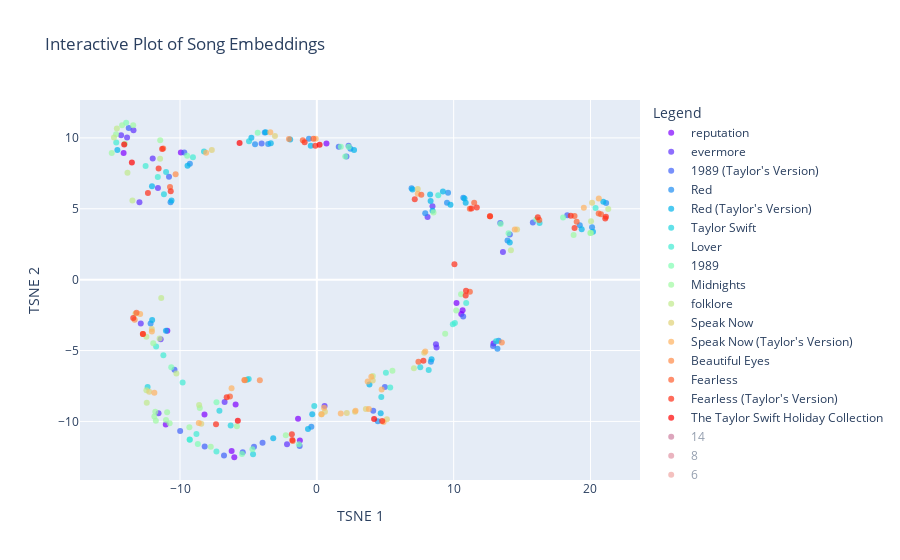

The notebook cell this image was saved under:
### Code cell
# Reducing with TSNE down to two dimensions to see if we can visually assess any separation?
tsne = TSNE(n_components=2, random_state=256)
embeddings_tsne_2d = tsne.fit_transform(reduced_UMAP)

plot_embeddings_interactive(embeddings_tsne_2d, audio)

### Figure 1 — Plotly figure (JSON) as saved in the notebook; plotly's stock layout.template omitted (floating-point values rounded to 4 significant figures)
{"data": [{"marker": {"color": "rgb(127, 0, 255)", "opacity": 0.7}, "mode": "markers", "name": "reputation", "text": ["...Ready For It?", "Call It What You Want", "Dancing With Our Hands Tied", "Delicate", "Don't Blame Me", "Dress", "End Game", "Getaway Car", "Gorgeous", "I Did Something Bad", "King Of My Heart", "Look What You Made Me Do", "New Year's Day", "So It Goes...", "This Is Why We Can't Have Nice Things"], "type": "scatter", "x": [-1.373, -8.21, -5.936, -1.239, -6.225, -10.93, 12.91, 10.21, -11.04, 10.56, -6.032, 10.65, -14.12, 0.7038, -9.935], "y": [-9.808, -9.514, -8.813, -11.35, -12.08, -3.6, -4.498, -1.652, -10.22, -2.421, -12.53, -2.163, 8.929, 9.609, 8.96]}, {"marker": {"color": "rgb(95, 49, 253)", "opacity": 0.7}, "mode": "markers", "name": "evermore", "text": ["'tis the damn season", "champagne problems", "closure", "coney island", "cowboy like me", "dorothea", "evermore", "gold rush", "happiness", "it's time to go", "ivy", "long story short", "marjorie", "no body, no crime", "right where you left me", "tolerate it", "willow"], "type": "scatter", "x": [13.6, 8.092, -13.87, -14.3, -11.61, 0.5658, 8.453, 8.748, -12.87, -13.4, -12.96, -6.74, -11.41, -2.179, 8.706, -12.0, -11.57], "y": [1.955, 4.424, 10.02, 10.19, 6.464, -8.917, 5.182, -4.794, -3.086, 10.53, 5.452, -8.636, -4.204, -11.61, -4.549, 8.553, -9.421]}, {"marker": {"color": "rgb(63, 97, 250)", "opacity": 0.7}, "mode": "markers", "name": "1989 (Taylor's Version)", "text": ["\"Slut!\" (Taylor's Version) [From The Vault]", "All You Had To Do Was Stay (Taylor's Version)", "Bad Blood (Remix) [Taylor's Version]", "Bad Blood (Taylor's Version)", "Blank Space (Taylor's Version)", "Clean (Taylor's Version)", "How You Get The Girl (Taylor's Version)", "I Know Places (Taylor's Version)", "I Wish You Would (Taylor's Version)", "Is It Over Now? (Taylor's Version) [From The Vault]", "New Romantics (Taylor's Version)", "Now That We Don't Talk (Taylor's Version) [From The Vault]", "Out Of The Woods (Taylor's Version)", "Say Don't Go (Taylor's Version) [From The Vault]", "Shake It Off (Taylor's Version)", "Style (Taylor's Version)", "Suburban Legends (Taylor's Version) [From The Vault]", "Sweeter Than Fiction (Taylor's Version)", "This Love (Taylor's Version)", "Welcome To New York (Taylor's Version)", "Wildest Dreams (Taylor's Version)", "Wonderland (Taylor's Version)", "You Are In Love (Taylor's Version)"], "type": "scatter", "x": [-3.967, 18.3, -6.784, -5.413, -8.196, 10.7, -9.685, 14.11, 2.165, -9.989, -4.036, 4.973, 15.79, -10.8, 2.321, -1.255, 4.121, 12.88, -10.4, -4.594, 13.41, 1.602, -13.75], "y": [-11.51, 4.536, -12.4, -12.18, -11.76, -2.601, 8.972, 3.18, 8.679, -10.68, 9.606, -7.573, 4.036, 7.254, 9.448, -11.74, -9.25, -4.676, -6.355, -11.78, 3.998, 9.372, 10.7]}, {"marker": {"color": "rgb(31, 142, 243)", "opacity": 0.7}, "mode": "markers", "name": "Red", "text": ["22", "All Too Well", "Begin Again", "Come Back...Be Here", "Everything Has Changed", "Girl At Home", "Holy Ground", "I Almost Do", "I Knew You Were Trouble", "Red", "Red (Original Demo Recording)", "Sad Beautiful Tragic", "Starlight", "State Of Grace", "State Of Grace (Acoustic Version)", "Stay Stay Stay", "The Last Time", "The Lucky One", "The Moment I Knew", "Treacherous", "Treacherous (Original Demo Recording)", "We Are Never Ever Getting Back Together"], "type": "scatter", "x": [-3.807, -4.516, 7.922, 10.71, 6.924, 19.22, 9.512, -0.5771, 4.455, 21.14, 13.28, -9.278, 8.335, 9.59, -10.69, 13.94, -3.556, 20.11, -12.15, 2.454, 13.2, -0.4009], "y": [10.38, 9.558, 4.687, 5.781, 6.441, 3.838, 5.428, 9.942, -9.984, 5.405, -4.315, 8.179, -5.783, 6.135, 5.46, 2.769, 9.571, 3.691, -3.084, 9.231, -4.88, -10.38]}, {"marker": {"color": "rgb(0, 180, 235)", "opacity": 0.7}, "mode": "markers", "name": "Red (Taylor's Version)", "text": ["22 (Taylor's Version)", "All Too Well (10 Minute Version) [Taylor's Version] [From The Vault]", "All Too Well (Taylor's Version)", "Babe (Taylor's Version) [From The Vault]", "Begin Again (Taylor's Version)", "Better Man (Taylor's Version) [From The Vault]", "Come Back...Be Here (Taylor's Version)", "Everything Has Changed (Taylor's Version)", "Forever Winter (Taylor's Version) [From The Vault]", "Girl At Home (Taylor's Version)", "Holy Ground (Taylor's Version)", "I Almost Do (Taylor's Version)", "I Bet You Think About Me (Taylor's Version) [From The Vault]", "I Knew You Were Trouble (Taylor's Version)", "Message In A Bottle (Taylor's Version) [From The Vault]", "Nothing New (Taylor's Version) [From The Vault]", "Red (Taylor's Version)", "Ronan (Taylor's Version)", "Run (Taylor's Version) [From The Vault]", "Sad Beautiful Tragic (Taylor's Version)", "Starlight (Taylor's Version)", "State Of Grace (Acoustic Version) [Taylor's Version]", "State Of Grace (Taylor's Version)", "Stay Stay Stay (Taylor's Version)", "The Last Time (Taylor's Version)", "The Lucky One (Taylor's Version)", "The Moment I Knew (Taylor's Version)", "The Very First Night (Taylor's Version) [From The Vault]", "Treacherous (Taylor's Version)", "We Are Never Ever Getting Back Together (Taylor's Version)"], "type": "scatter", "x": [-3.736, -3.187, -4.784, 8.315, 8.457, 3.844, 10.79, 6.986, 10.88, 19.36, 9.769, -0.4429, -1.947, 4.667, 8.278, -11.03, 20.94, -14.58, -12.05, -9.447, 8.386, -10.62, 9.215, 14.1, -3.365, 20.18, -12.04, -0.3366, 2.722, -0.6473], "y": [10.39, -11.18, 10.02, 5.554, 4.852, -7.393, 5.723, 6.355, 5.424, 3.551, 5.275, 9.445, 9.888, -9.426, 6.009, -3.605, 5.496, 9.15, 6.581, 8.03, -5.607, 5.584, 6.217, 2.615, 9.615, 3.377, -2.849, -9.497, 9.152, -10.53]}, {"marker": {"color": "rgb(32, 212, 224)", "opacity": 0.7}, "mode": "markers", "name": "Taylor Swift", "text": ["A Perfectly Good Heart", "A Place In This World", "Cold As You", "I'm Only Me When I'm With You", "I'm Only Me When I'm With You", "Invisible", "Mary's Song (Oh My My My)", "Our Song", "Picture To Burn", "Should've Said No", "Stay Beautiful", "Teardrops On My Guitar", "Teardrops On My Guitar (Pop Version)", "The Outside", "Tied Together With A Smile", "Tim McGraw"], "type": "scatter", "x": [-4.956, -8.245, 7.559, -4.98, -5.103, -12.37, -0.1861, 13.1, 8.175, -11.17, 16.28, -6.297, -11.02, 4.712, -4.662, -7.119], "y": [9.757, 9.034, -6.176, -7.007, -7.053, -7.58, -8.913, -4.336, -6.366, 6.016, 3.989, -10.28, 7.599, -8.28, -12.31, -9.238]}, {"marker": {"color": "rgb(64, 236, 211)", "opacity": 0.7}, "mode": "markers", "name": "Lover", "text": ["Afterglow", "Cornelia Street", "Cruel Summer", "Daylight", "Death By A Thousand Cuts", "False God", "I Forgot That You Existed", "I Think He Knows", "It's Nice To Have A Friend", "London Boy", "Lover", "ME!", "Miss Americana & The Heartbreak Prince", "Paper Rings", "Soon You'll Get Better", "The Archer", "The Man", "You Need To Calm Down"], "type": "scatter", "x": [-11.62, -8.798, 20.37, 8.872, -7.338, -12.51, -14.66, -9.288, -11.21, 5.048, -9.054, 10.09, 9.94, 5.361, -9.807, -11.74, 10.92, -9.291], "y": [7.232, -10.88, 5.059, 5.96, -12.12, 8.013, 9.678, -11.29, -5.335, -6.564, 8.637, -3.05, -3.154, -7.615, -7.248, -4.721, -1.654, -11.27]}, {"marker": {"color": "rgb(96, 250, 196)", "opacity": 0.7}, "mode": "markers", "name": "nan", "text": [], "type": "scatter", "x": [], "y": []}, {"marker": {"color": "rgb(128, 254, 179)", "opacity": 0.7}, "mode": "markers", "name": "1989", "text": ["All You Had To Do Was Stay", "Bad Blood", "Blank Space", "Clean", "How You Get The Girl", "I Know Places", "I Wish You Would", "New Romantics", "Out Of The Woods", "Shake It Off", "Style", "This Love", "Welcome To New York", "Wildest Dreams", "Wonderland", "You Are In Love"], "type": "scatter", "x": [17.99, -5.468, -8.698, -7.334, -9.477, 14.01, 2.075, -4.322, 16.04, 2.328, -1.309, -10.64, -4.711, 13.43, 1.751, -13.93], "y": [4.392, -12.3, -11.6, -8.655, 8.744, 3.271, 8.694, 10.36, 4.246, 9.379, -11.61, -6.175, -11.97, 3.928, 9.371, 11.07]}, {"marker": {"color": "rgb(160, 249, 161)", "opacity": 0.7}, "mode": "markers", "name": "Midnights", "text": ["Anti-Hero", "Bejeweled", "Bigger Than The Whole Sky", "Dear Reader", "Glitch", "High Infidelity", "Hits Different", "Karma", "Karma (Remix)", "Labyrinth", "Lavender Haze", "Maroon", "Mastermind", "Midnight Rain", "Paris", "Question...?", "Snow On The Beach", "Snow On The Beach (More Lana Del Rey)", "Sweet Nothing", "Sweet Nothing (Piano Remix)", "The Great War", "Vigilante Shit", "Would've, Could've, Should've", "You're Losing Me (From The Vault)", "You're On Your Own, Kid", "You're On Your Own, Kid (Strings Remix)"], "type": "scatter", "x": [10.54, -2.268, -11.95, -14.67, -9.315, -10.76, 19.99, 5.525, 9.379, 8.529, -7.753, -14.23, -14.03, -11.87, 10.19, -14.99, -11.45, -8.553, -11.8, -11.76, 18.77, -13.42, 20.03, -10.94, -11.02, -5.842], "y": [-1.024, -10.98, -4.48, 10.26, -10.42, -10.14, 3.297, -6.425, -3.819, 4.734, -11.79, 10.89, 9.588, -9.655, -2.172, 8.928, 9.834, -9.048, -9.317, -9.957, 3.141, 10.89, 3.283, -9.344, -9.899, -10.33]}, {"marker": {"color": "rgb(192, 234, 140)", "opacity": 0.7}, "mode": "markers", "name": "folklore", "text": ["august", "betty", "cardigan", "epiphany", "exile", "hoax", "illicit affairs", "invisible string", "mad woman", "mirrorball", "my tears ricochet", "peace", "seven", "the 1", "the lakes", "the last great american dynasty", "this is me trying"], "type": "scatter", "x": [-10.27, 14.18, -11.37, 21.3, -12.46, -14.83, -12.43, -13.48, -8.602, 20.04, 7.096, -13.84, -11.49, -14.61, -12.45, -11.45, 4.093], "y": [-6.613, 2.074, -1.291, 4.986, -4.025, 10.02, -8.678, 5.579, -8.839, 4.118, -6.258, 7.546, -4.152, 10.66, -7.805, 8.522, -6.801]}, {"marker": {"color": "rgb(224, 210, 119)", "opacity": 0.7}, "mode": "markers", "name": "Speak Now", "text": ["Back To December", "Better Than Revenge", "Dear John", "Enchanted", "Haunted", "If This Was A Movie", "Innocent", "Last Kiss", "Long Live", "Mean", "Mine", "Never Grow Up", "Ours", "Sparks Fly", "Speak Now", "Superman", "The Story Of Us"], "type": "scatter", "x": [7.846, 3.584, 5.119, -3.062, -13.26, 20.12, -12.06, 4.087, 0.3518, -7.674, 14.64, -12.25, -8.447, 0.5926, 2.788, 7.377, 2.19], "y": [-5.152, -9.117, -9.84, 10.13, -2.403, 5.432, -3.484, -7.118, -9.502, 9.144, 3.529, -7.898, -10.16, -9.316, -9.309, 6.389, -9.408]}, {"marker": {"color": "rgb(255, 178, 96)", "opacity": 0.7}, "mode": "markers", "name": "Speak Now (Taylor's Version)", "text": ["Back To December (Taylor's Version)", "Better Than Revenge (Taylor's Version)", "Castles Crumbling (Taylor's Version) [From The Vault]", "Dear John (Taylor's Version)", "Electric Touch (Taylor's Version) [From The Vault]", "Enchanted (Taylor's Version)", "Foolish One (Taylor's Version) [From The Vault]", "Haunted (Taylor's Version)", "I Can See You (Taylor's Version) [From The Vault]", "Innocent (Taylor's Version)", "Last Kiss (Taylor's Version)", "Long Live (Taylor's Version)", "Mean (Taylor's Version)", "Mine (Taylor's Version)", "Never Grow Up (Taylor's Version)", "Ours (Taylor's Version)", "Sparks Fly (Taylor's Version)", "Speak Now (Taylor's Version)", "Superman (Taylor's Version)", "The Story Of Us (Taylor's Version)", "Timeless (Taylor's Version) [From The Vault]", "When Emma Falls In Love (Taylor's Version) [From The Vault]"], "type": "scatter", "x": [7.927, 3.802, 4.738, 4.876, 19.51, -3.402, 3.714, -12.91, 20.61, -12.05, 3.983, 0.3348, -8.09, 14.47, -11.87, -8.626, 0.5276, 2.829, 7.374, 1.749, -6.232, -0.08124], "y": [-5.066, -9.123, -7.744, -10.03, 5.08, 10.4, -7.184, -2.42, 5.73, -3.66, -6.853, -9.501, 8.96, 3.536, -7.983, -10.1, -9.04, -9.255, 6.053, -9.446, -7.656, 9.931]}, {"marker": {"color": "rgb(255, 139, 72)", "opacity": 0.7}, "mode": "markers", "name": "Beautiful Eyes", "text": ["Beautiful Eyes", "I Heart ?", "I'm Only Me When I'm With You", "I'm Only Me When I'm With You", "Picture To Burn (Radio Edit)", "Should've Said No (Alternate Version)", "Teardrops On My Guitar (Acoustic Version)"], "type": "scatter", "x": [-13.31, -4.165, -5.296, -5.265, -2.035, 13.52, -10.32], "y": [-2.822, -7.096, -7.075, -7.091, 9.914, -4.441, 7.434]}, {"marker": {"color": "rgb(255, 95, 48)", "opacity": 0.7}, "mode": "markers", "name": "Fearless", "text": ["Breathe", "Change", "Come In With The Rain", "Fearless", "Fifteen", "Forever & Always", "Forever & Always (Piano Version)", "Hey Stephen", "Jump Then Fall", "Love Story", "SuperStar", "Tell Me Why", "The Best Day", "The Other Side Of The Door", "The Way I Loved You", "Untouchable", "White Horse", "You Belong With Me", "You're Not Sorry"], "type": "scatter", "x": [-13.18, 11.18, -12.71, 11.19, 18.99, -1.025, 7.425, -11.23, -0.2496, 18.83, -1.765, 20.6, -10.73, 7.635, 16.26, 20.77, -6.349, 11.5, 12.65], "y": [-2.329, 4.996, -3.829, -0.847, 4.087, 9.838, -5.787, 9.249, 9.947, 4.483, -11.39, 4.668, 6.537, 5.981, 4.2, 4.621, -8.244, 5.419, 4.464]}, {"marker": {"color": "rgb(255, 46, 23)", "opacity": 0.7}, "mode": "markers", "name": "Fearless (Taylor's Version)", "text": ["Breathe (Taylor's Version)", "Bye Bye Baby (Taylor's Version) [From The Vault]", "Change (Taylor's Version)", "Come In With The Rain (Taylor's Version)", "Don't You (Taylor's Version) [From The Vault]", "Fearless (Taylor's Version)", "Fifteen (Taylor's Version)", "Forever & Always (Piano Version) [Taylor's Version]", "Forever & Always (Taylor's Version)", "Hey Stephen (Taylor's Version)", "Jump Then Fall (Taylor's Version)", "Love Story (Taylor's Version)", "Mr. Perfectly Fine (Taylor's Version) [From The Vault]", "SuperStar (Taylor's Version)", "Tell Me Why (Taylor's Version)", "That's When (Taylor's Version) [From The Vault]", "The Best Day (Taylor's Version)", "The Other Side Of The Door (Taylor's Version)", "The Way I Loved You (Taylor's Version)", "Today Was A Fairytale (Taylor's Version)", "Untouchable (Taylor's Version)", "We Were Happy (Taylor's Version) [From The Vault]", "White Horse (Taylor's Version)", "You All Over Me (Taylor's Version) [From The Vault]", "You Belong With Me (Taylor's Version)", "You're Not Sorry (Taylor's Version)"], "type": "scatter", "x": [-13.42, 4.776, 11.3, -12.71, -1.825, 10.9, 18.83, 7.79, -0.8937, -11.31, -0.1077, 18.56, 10.88, -1.791, 21.08, -7.367, -10.68, 7.157, 16.15, 10.06, 21.13, -11.56, -6.587, -12.34, 11.69, 12.66], "y": [-2.699, -9.964, 5.023, -3.838, -10.91, -0.7778, 3.644, -5.726, 9.692, 9.223, 9.442, 4.504, -1.125, -11.31, 4.319, -10.2, 6.227, 5.671, 4.409, 1.078, 4.428, 7.832, -8.301, 6.105, 5.096, 4.471]}, {"marker": {"color": "rgb(255, 0, 0)", "opacity": 0.7}, "mode": "markers", "name": "The Taylor Swift Holiday Collection", "text": ["Christmas Must Be Something More", "Christmases When You Were Mine", "Last Christmas", "Santa Baby", "Silent Night", "White Christmas"], "type": "scatter", "x": [4.185, -14.08, -5.774, -13.52, 0.2022, -5.646], "y": [-9.826, 9.527, -9.952, 8.267, 9.514, 9.633]}, {"marker": {"color": "rgb(158, 1, 66)", "opacity": 0.7}, "mode": "markers", "name": "14", "text": ["...Ready For It?", "\"Slut!\" (Taylor's Version) [From The Vault]", "All Too Well (10 Minute Version) [Taylor's Version] [From The Vault]", "Bad Blood", "Bad Blood (Remix)", "Bad Blood (Remix) [Taylor's Version]", "Bad Blood (Taylor's Version)", "Bejeweled", "Blank Space", "Blank Space (Taylor's Version)", "Both Of Us", "Death By A Thousand Cuts", "Delicate", "Don't Blame Me", "End Game", "Foolish One (Taylor's Version) [From The Vault]", "I Knew You Were Trouble", "I Knew You Were Trouble (Taylor's Version)", "I Think He Knows", "It's Nice To Have A Friend", "King Of My Heart", "Last Christmas", "Lavender Haze", "London Boy", "mad woman", "no body, no crime", "Now That We Don't Talk (Taylor's Version) [From The Vault]", "Paper Rings", "Suburban Legends (Taylor's Version) [From The Vault]", "Teardrops On My Guitar", "this is me trying", "Tied Together With A Smile", "Welcome To New York", "Welcome To New York (Taylor's Version)", "You're On Your Own, Kid (Strings Remix)"], "type": "scatter", "visible": "legendonly", "x": [-1.373, -3.967, -3.187, -5.468, -6.599, -6.784, -5.413, -2.268, -8.698, -8.196, -2.66, -7.338, -1.239, -6.225, 12.91, 3.714, 4.455, 4.667, -9.288, -11.21, -6.032, -5.774, -7.753, 5.048, -8.602, -2.179, 4.973, 5.361, 4.121, -6.297, 4.093, -4.662, -4.711, -4.594, -5.842], "y": [-9.808, -11.51, -11.18, -12.3, -12.46, -12.4, -12.18, -10.98, -11.6, -11.76, -11.74, -12.12, -11.35, -12.08, -4.498, -7.184, -9.984, -9.426, -11.29, -5.335, -12.53, -9.952, -11.79, -6.564, -8.839, -11.61, -7.573, -7.615, -9.25, -10.28, -6.801, -12.31, -11.97, -11.78, -10.33]}, {"marker": {"color": "rgb(196, 44, 75)", "opacity": 0.7}, "mode": "markers", "name": "8", "text": ["'tis the damn season", "Better Man (Taylor's Version) [From The Vault]", "Better Than Revenge", "Better Than Revenge (Taylor's Version)", "betty", "Crazier", "Dear John", "Dear John (Taylor's Version)", "dorothea", "I Know Places", "I Know Places (Taylor's Version)", "Last Kiss", "Last Kiss (Taylor's Version)", "Mine", "Mine (Taylor's Version)", "Out Of The Woods", "Out Of The Woods (Taylor's Version)", "Speak Now", "Speak Now (Taylor's Version)", "Stay Beautiful", "Stay Stay Stay", "Stay Stay Stay (Taylor's Version)", "Style", "Style (Taylor's Version)", "The Outside", "The Story Of Us", "The Story Of Us (Taylor's Version)", "The Way I Loved You", "The Way I Loved You (Taylor's Version)", "Two Is Better Than One", "We Are Never Ever Getting Back Together", "We Are Never Ever Getting Back Together (Taylor's Version)", "Wildest Dreams", "Wildest Dreams (Taylor's Version)", "You Belong With Me", "You Belong With Me (Taylor's Version)"], "type": "scatter", "visible": "legendonly", "x": [13.6, 3.844, 3.584, 3.802, 14.18, 13.52, 5.119, 4.876, 0.5658, 14.01, 14.11, 4.087, 3.983, 14.64, 14.47, 16.04, 15.79, 2.788, 2.829, 16.28, 13.94, 14.1, -1.309, -1.255, 4.712, 2.19, 1.749, 16.26, 16.15, 18.21, -0.4009, -0.6473, 13.43, 13.41, 11.5, 11.69], "y": [1.955, -7.393, -9.117, -9.123, 2.074, 1.939, -9.84, -10.03, -8.917, 3.271, 3.18, -7.118, -6.853, 3.529, 3.536, 4.246, 4.036, -9.309, -9.255, 3.989, 2.769, 2.615, -11.61, -11.74, -8.28, -9.408, -9.446, 4.2, 4.409, 3.858, -10.38, -10.53, 3.928, 3.998, 5.419, 5.096]}, {"marker": {"color": "rgb(225, 81, 74)", "opacity": 0.7}, "mode": "markers", "name": "6", "text": ["22", "22 (Taylor's Version)", "American Girl", "Enchanted", "Enchanted (Taylor's Version)", "I Wish You Would", "I Wish You Would (Taylor's Version)", "New Romantics", "New Romantics (Taylor's Version)", "Picture To Burn (Radio Edit)", "The Last Time", "The Last Time (Taylor's Version)", "White Christmas"], "type": "scatter", "visible": "legendonly", "x": [-3.807, -3.736, -3.36, -3.062, -3.402, 2.075, 2.165, -4.322, -4.036, -2.035, -3.556, -3.365, -5.646], "y": [10.38, 10.39, 9.861, 10.13, 10.4, 8.694, 8.679, 10.36, 9.606, 9.914, 9.571, 9.615, 9.633]}, {"marker": {"color": "rgb(245, 116, 70)", "opacity": 0.7}, "mode": "markers", "name": "11", "text": ["A Perfectly Good Heart", "All Too Well", "All Too Well (Taylor's Version)", "Sweeter Than Fiction"], "type": "scatter", "visible": "legendonly", "x": [-4.956, -4.516, -4.784, -4.299], "y": [9.757, 9.558, 10.02, 9.987]}, {"marker": {"color": "rgb(251, 165, 92)", "opacity": 0.7}, "mode": "markers", "name": "12", "text": ["A Place In This World", "Afterglow", "cowboy like me", "False God", "Hey Stephen", "Hey Stephen (Taylor's Version)", "How You Get The Girl", "How You Get The Girl (Taylor's Version)", "Lover", "Mean", "Mean (Taylor's Version)", "Sad Beautiful Tragic", "Sad Beautiful Tragic (Taylor's Version)", "Safe & Sound", "Say Don't Go (Taylor's Version) [From The Vault]", "Should've Said No", "Snow On The Beach", "State Of Grace (Acoustic Version)", "State Of Grace (Acoustic Version) [Taylor's Version]", "Teardrops On My Guitar (Acoustic Version)", "Teardrops On My Guitar (Pop Version)", "The Best Day", "The Best Day (Taylor's Version)", "the last great american dynasty", "This Is Why We Can't Have Nice Things", "We Were Happy (Taylor's Version) [From The Vault]"], "type": "scatter", "visible": "legendonly", "x": [-8.245, -11.62, -11.61, -12.51, -11.23, -11.31, -9.477, -9.685, -9.054, -7.674, -8.09, -9.278, -9.447, -10.75, -10.8, -11.17, -11.45, -10.69, -10.62, -10.32, -11.02, -10.73, -10.68, -11.45, -9.935, -11.56], "y": [9.034, 7.232, 6.464, 8.013, 9.249, 9.223, 8.744, 8.972, 8.637, 9.144, 8.96, 8.179, 8.03, 5.906, 7.254, 6.016, 9.834, 5.46, 5.584, 7.434, 7.599, 6.537, 6.227, 8.522, 8.96, 7.832]}, {"marker": {"color": "rgb(253, 202, 120)", "opacity": 0.7}, "mode": "markers", "name": "7", "text": ["All Of The Girls You Loved Before", "august", "Bigger Than The Whole Sky", "Call It What You Want", "Cornelia Street", "Dancing With Our Hands Tied", "Dress", "Gorgeous", "High Infidelity", "I Don't Wanna Live Forever", "illicit affairs", "Invisible", "invisible string", "Is It Over Now? (Taylor's Version) [From The Vault]", "ivy", "long story short", "marjorie", "Midnight Rain", "Never Grow Up", "Never Grow Up (Taylor's Version)", "Nothing New (Taylor's Version) [From The Vault]", "Run (Taylor's Version) [From The Vault]", "Snow On The Beach (More Lana Del Rey)", "Soon You'll Get Better", "Sweet Nothing", "Sweet Nothing (Piano Remix)", "That's When (Taylor's Version) [From The Vault]", "the lakes", "Three Sad Virgins", "willow", "You All Over Me (Taylor's Version) [From The Vault]", "You Need To Calm Down", "You're Losing Me (From The Vault)", "You're On Your Own, Kid"], "type": "scatter", "visible": "legendonly", "x": [-11.9, -10.27, -11.95, -8.21, -8.798, -5.936, -10.93, -11.04, -10.76, -11.9, -12.43, -12.37, -13.48, -9.989, -12.96, -6.74, -11.41, -11.87, -12.25, -11.87, -11.03, -12.05, -8.553, -9.807, -11.8, -11.76, -7.367, -12.45, -10.93, -11.57, -12.34, -9.291, -10.94, -11.02], "y": [-8.708, -6.613, -4.48, -9.514, -10.88, -8.813, -3.6, -10.22, -10.14, -6.323, -8.678, -7.58, 5.579, -10.68, 5.452, -8.636, -4.204, -9.655, -7.898, -7.983, -3.605, 6.581, -9.048, -7.248, -9.317, -9.957, -10.2, -7.805, -10.56, -9.421, 6.105, -11.27, -9.344, -9.899]}, {"marker": {"color": "rgb(254, 232, 153)", "opacity": 0.7}, "mode": "markers", "name": "4", "text": ["All You Had To Do Was Stay", "All You Had To Do Was Stay (Taylor's Version)", "Change", "Change (Taylor's Version)", "Electric Touch (Taylor's Version) [From The Vault]", "Forever Winter (Taylor's Version) [From The Vault]", "Half Of My Heart", "If This Was A Movie (Taylor's Version)", "Love Story", "Love Story (Taylor's Version)", "State Of Grace", "State Of Grace (Taylor's Version)", "You're Not Sorry", "You're Not Sorry (Taylor's Version)"], "type": "scatter", "visible": "legendonly", "x": [17.99, 18.3, 11.18, 11.3, 19.51, 10.88, 13.95, 2.771, 18.83, 18.56, 9.59, 9.215, 12.65, 12.66], "y": [4.392, 4.536, 4.996, 5.023, 5.08, 5.424, 4.03, 8.545, 4.483, 4.504, 6.135, 6.217, 4.464, 4.471]}, {"marker": {"color": "rgb(254, 254, 190)", "opacity": 0.7}, "mode": "markers", "name": "1", "text": ["Anti-Hero", "Babe", "Back To December", "Back To December (Taylor's Version)", "Begin Again", "Begin Again (Taylor's Version)", "Birch", "Castles Crumbling (Taylor's Version) [From The Vault]", "champagne problems", "Clean (Taylor's Version)", "Cold As You", "Eyes Open", "Eyes Open (Taylor's Version)", "Fearless", "Fearless (Taylor's Version)", "Forever & Always (Piano Version)", "Forever & Always (Piano Version) [Taylor's Version]", "Gasoline (Remix)", "Getaway Car", "gold rush", "I Did Something Bad", "Karma", "Karma (Remix)", "Look What You Made Me Do", "ME!", "Miss Americana & The Heartbreak Prince", "my tears ricochet", "Paris", "Picture To Burn", "Renegade", "right where you left me", "Starlight", "Starlight (Taylor's Version)", "The Man", "The Other Side Of The Door", "The Other Side Of The Door (Taylor's Version)", "Today Was A Fairytale"], "type": "scatter", "visible": "legendonly", "x": [10.54, 7.916, 7.846, 7.927, 7.922, 8.457, 7.538, 4.738, 8.092, 10.7, 7.559, 5.782, 5.39, 11.19, 10.9, 7.425, 7.79, 10.22, 10.21, 8.748, 10.56, 5.525, 9.379, 10.65, 10.09, 9.94, 7.096, 10.19, 8.175, 8.26, 8.706, 8.335, 8.386, 10.92, 7.635, 7.157, 10.17], "y": [-1.024, 4.954, -5.152, -5.066, 4.687, 4.852, -5.083, -7.744, 4.424, -2.601, -6.176, -7.901, -8.038, -0.847, -0.7778, -5.787, -5.726, 0.5477, -1.652, -4.794, -2.421, -6.425, -3.819, -2.163, -3.05, -3.154, -6.258, -2.172, -6.366, -6.006, -4.549, -5.783, -5.607, -1.654, 5.981, 5.671, 0.6693]}, {"marker": {"color": "rgb(236, 247, 162)", "opacity": 0.7}, "mode": "markers", "name": "9", "text": ["Babe (Taylor's Version) [From The Vault]", "Come Back...Be Here", "Come Back...Be Here (Taylor's Version)", "Daylight", "evermore", "Everything Has Changed", "Everything Has Changed (Taylor's Version)", "Forever & Always", "Forever & Always (Taylor's Version)", "Holy Ground", "Holy Ground (Taylor's Version)", "I Almost Do", "I Almost Do (Taylor's Version)", "I Bet You Think About Me (Taylor's Version) [From The Vault]", "I Heart ?", "Jump Then Fall", "Jump Then Fall (Taylor's Version)", "Labyrinth", "Message In A Bottle (Taylor's Version) [From The Vault]", "Only The Young", "September", "Shake It Off", "Shake It Off (Taylor's Version)", "Silent Night", "So It Goes...", "Superman", "Superman (Taylor's Version)", "Treacherous", "Treacherous (Taylor's Version)", "When Emma Falls In Love (Taylor's Version) [From The Vault]", "Wonderland", "Wonderland (Taylor's Version)"], "type": "scatter", "visible": "legendonly", "x": [8.315, 10.71, 10.79, 8.872, 8.453, 6.924, 6.986, -1.025, -0.8937, 9.512, 9.769, -0.5771, -0.4429, -1.947, -4.165, -0.2496, -0.1077, 8.529, 8.278, 1.709, 7.421, 2.328, 2.321, 0.2022, 0.7038, 7.377, 7.374, 2.454, 2.722, -0.08124, 1.751, 1.602], "y": [5.554, 5.781, 5.723, 5.96, 5.182, 6.441, 6.355, 9.838, 9.692, 5.428, 5.275, 9.942, 9.445, 9.888, -7.096, 9.947, 9.442, 4.734, 6.009, 9.588, 5.645, 9.379, 9.448, 9.514, 9.609, 6.389, 6.053, 9.231, 9.152, 9.931, 9.371, 9.372]}, {"marker": {"color": "rgb(204, 234, 157)", "opacity": 0.7}, "mode": "markers", "name": "0", "text": ["Beautiful Eyes", "Breathe", "Breathe (Taylor's Version)", "Bye Bye Baby (Taylor's Version) [From The Vault]", "cardigan", "Christmas Must Be Something More", "Clean", "Come In With The Rain", "Come In With The Rain (Taylor's Version)", "Don't You (Taylor's Version) [From The Vault]", "exile", "Glitch", "happiness", "Haunted", "Haunted (Taylor's Version)", "I'm Only Me When I'm With You", "I'm Only Me When I'm With You", "I'm Only Me When I'm With You", "I'm Only Me When I'm With You", "Innocent", "Innocent (Taylor's Version)", "Long Live", "Long Live (Taylor's Version)", "Mary's Song (Oh My My My)", "Ours", "Ours (Taylor's Version)", "seven", "Sparks Fly", "Sparks Fly (Taylor's Version)", "SuperStar", "SuperStar (Taylor's Version)", "The Archer", "The Joker And The Queen", "The Moment I Knew", "The Moment I Knew (Taylor's Version)", "The Very First Night (Taylor's Version) [From The Vault]", "This Love", "This Love (Taylor's Version)", "Tim McGraw", "Timeless (Taylor's Version) [From The Vault]", "White Horse", "White Horse (Taylor's Version)"], "type": "scatter", "visible": "legendonly", "x": [-13.31, -13.18, -13.42, 4.776, -11.37, 4.185, -7.334, -12.71, -12.71, -1.825, -12.46, -9.315, -12.87, -13.26, -12.91, -4.98, -5.103, -5.296, -5.265, -12.06, -12.05, 0.3518, 0.3348, -0.1861, -8.447, -8.626, -11.49, 0.5926, 0.5276, -1.765, -1.791, -11.74, -11.37, -12.15, -12.04, -0.3366, -10.64, -10.4, -7.119, -6.232, -6.349, -6.587], "y": [-2.822, -2.329, -2.699, -9.964, -1.291, -9.826, -8.655, -3.829, -3.838, -10.91, -4.025, -10.42, -3.086, -2.403, -2.42, -7.007, -7.053, -7.075, -7.091, -3.484, -3.66, -9.502, -9.501, -8.913, -10.16, -10.1, -4.152, -9.316, -9.04, -11.39, -11.31, -4.721, 5.256, -3.084, -2.849, -9.497, -6.175, -6.355, -9.238, -7.656, -8.244, -8.301]}, {"marker": {"color": "rgb(161, 217, 164)", "opacity": 0.7}, "mode": "markers", "name": "5", "text": ["Beautiful Ghosts", "Carolina", "Christmases When You Were Mine", "closure", "coney island", "Dear Reader", "hoax", "I Forgot That You Existed", "it's time to go", "Maroon", "Mastermind", "New Year's Day", "peace", "Question...?", "Ronan", "Ronan (Taylor's Version)", "Santa Baby", "the 1", "tolerate it", "Vigilante Shit", "You Are In Love", "You Are In Love (Taylor's Version)"], "type": "scatter", "visible": "legendonly", "x": [-13.31, -12.84, -14.08, -13.87, -14.3, -14.67, -14.83, -14.66, -13.4, -14.23, -14.03, -14.12, -13.84, -14.99, -14.62, -14.58, -13.52, -14.61, -12.0, -13.42, -13.93, -13.75], "y": [9.572, 7.353, 9.527, 10.02, 10.19, 10.26, 10.02, 9.678, 10.53, 10.89, 9.588, 8.929, 7.546, 8.928, 8.746, 9.15, 8.267, 10.66, 8.553, 10.89, 11.07, 10.7]}, {"marker": {"color": "rgb(110, 197, 164)", "opacity": 0.7}, "mode": "markers", "name": "10", "text": ["Christmas Tree Farm", "Fifteen", "Fifteen (Taylor's Version)", "Girl At Home", "Girl At Home (Taylor's Version)", "Hits Different", "mirrorball", "Mr. Perfectly Fine (Taylor's Version) [From The Vault]", "The Great War", "The Lucky One", "The Lucky One (Taylor's Version)", "Today Was A Fairytale (Taylor's Version)", "Would've, Could've, Should've"], "type": "scatter", "visible": "legendonly", "x": [10.86, 18.99, 18.83, 19.22, 19.36, 19.99, 20.04, 10.88, 18.77, 20.11, 20.18, 10.06, 20.03], "y": [-0.09638, 4.087, 3.644, 3.838, 3.551, 3.297, 4.118, -1.125, 3.141, 3.691, 3.377, 1.078, 3.283]}, {"marker": {"color": "rgb(71, 159, 179)", "opacity": 0.7}, "mode": "markers", "name": "3", "text": ["Cruel Summer", "epiphany", "Highway Don't Care", "I Can See You (Taylor's Version) [From The Vault]", "If This Was A Movie", "Red", "Red (Taylor's Version)"], "type": "scatter", "visible": "legendonly", "x": [20.37, 21.3, 20.44, 20.61, 20.12, 21.14, 20.94], "y": [5.059, 4.986, 5.345, 5.73, 5.432, 5.405, 5.496]}, {"marker": {"color": "rgb(62, 119, 181)", "opacity": 0.7}, "mode": "markers", "name": "2", "text": ["Lover (Remix)", "Our Song", "Red (Original Demo Recording)", "Safe & Sound (Taylor's Version)", "Should've Said No (Alternate Version)", "Sweeter Than Fiction (Taylor's Version)", "The Alcott", "Treacherous (Original Demo Recording)"], "type": "scatter", "visible": "legendonly", "x": [13.51, 13.1, 13.28, 13.41, 13.52, 12.88, 13.18, 13.2], "y": [-4.577, -4.336, -4.315, -4.778, -4.441, -4.676, -4.911, -4.88]}, {"marker": {"color": "rgb(94, 79, 162)", "opacity": 0.7}, "mode": "markers", "name": "13", "text": ["Tell Me Why", "Tell Me Why (Taylor's Version)", "Untouchable", "Untouchable (Taylor's Version)"], "type": "scatter", "visible": "legendonly", "x": [20.6, 21.08, 20.77, 21.13], "y": [4.668, 4.319, 4.621, 4.428]}], "layout": {"hovermode": "closest", "legend": {"title": {"text": "Legend"}}, "title": {"text": "Interactive Plot of Song Embeddings"}, "xaxis": {"title": {"text": "TSNE 1"}}, "yaxis": {"title": {"text": "TSNE 2"}}}}
